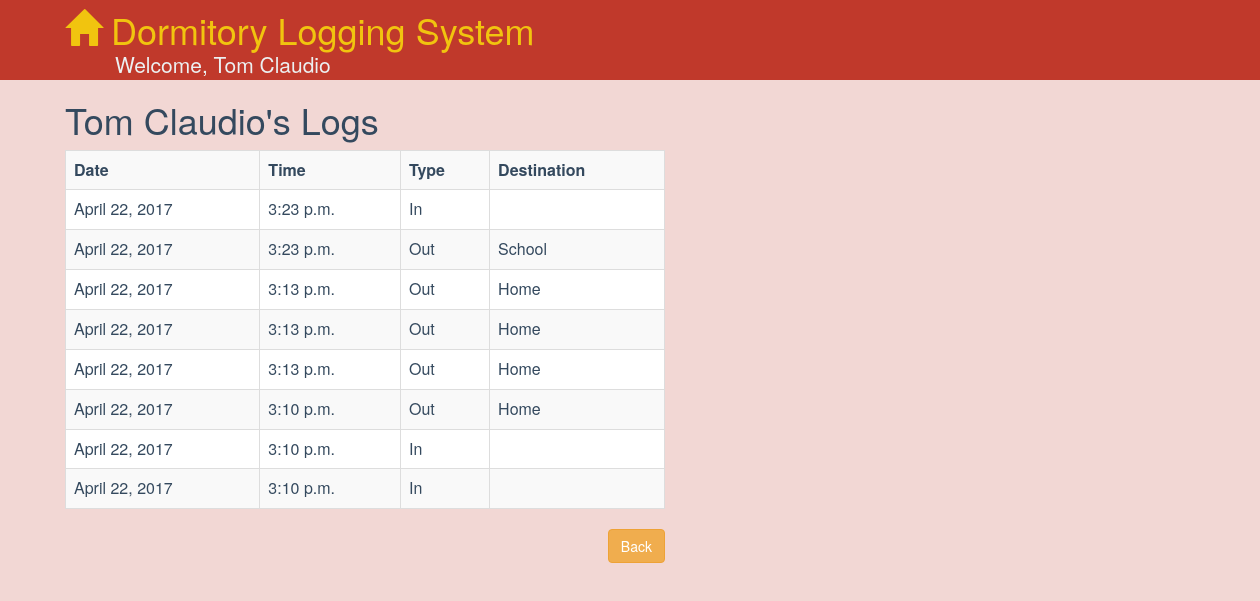
Page /tom/logs/ (signed in) on the committed database.
### dormitory/models.py (models this page shows)
class Log(models.Model):
    student = models.ForeignKey(Student)
    log_type = models.CharField(max_length=4)
    datetime = models.DateTimeField(auto_now=False)
    destination = models.CharField(max_length=120, blank=True, null=True)

### dormitory/views.py (the view)
@login_required
def my_logs(request, username):
    user = User.objects.get(username=username)
    student = Student.objects.get(user=user)
    logs = Log.objects.filter(student=student).order_by('-datetime')
    return render(request, 'student_logs.html', {'logs': logs})

### dormitory/templates/student_logs.html
{% extends 'base.html' %}
{% block content %}
<div class="row" style="margin-left:50px; max-width:600px">
    <h1 id="app-title">{{user.first_name}} {{user.last_name}}'s Logs</h1>
    <table class="table table-bordered table-striped">
        <tr>
            <th>Date</th>
            <th>Time</th>
            <th>Type</th>
            <th>Destination</th>
        </tr>
        {% for log in logs %}
            <tr>
                <td>{{log.datetime|date:"DATE_FORMAT"}}</td>
                <td>{{log.datetime|time:"P"}}</td>
                <td>{{log.log_type}}</td>
                <td>{{log.destination}}</td>
            </tr>
        {% endfor %}
    </table>
    <div class="pull-right" style="margin-bottom: 10px">
        <a class="btn btn-warning" role="button" href="{{request.META.HTTP_REFERER}}">Back</a>
    </div>
</div>
{% endblock %}

### dormitory/templates/base.html (shortened to what this page needs)
<html>
    <head>
        <link href="https://maxcdn.bootstrapcdn.com/bootstrap/3.3.7/css/bootstrap.min.css" rel="stylesheet">
        <link href="https://cdnjs.cloudflare.com/ajax/libs/bootstrap-datepicker/1.6.4/css/bootstrap-datepicker.css" rel="stylesheet" />
    </head>
    <body style="background-color: rgba(192, 57, 43,.20); min-width: 1200px">
        <div class="container-fluid">
            <div class="row" style="background-color: #c0392b; min-height:80px">
                <div class="col-xs-12" style='margin-left: 50px'>
                    <a href="{% url 'index' %}">
                        <h1 style="color: #f1c40f; margin: 10px 0px 0px 0px"><span class="glyphicon glyphicon-home"></span> Dormitory Logging System</h1>
                    </a>
                    <small style="color: #ecf0f1; margin: 0px 0px 0px 50px" class="lead">
                        {% if request.user.first_name %}
                            Welcome, {{request.user.first_name | title }} {{request.user.last_name | title }}
                        {% else %}
                            Welcome
                        {% endif %}
                    </small>
                </div>
            </div>
            {% block content %}{% endblock %}
        </div>
    </body>
</html>

### dormitory/templates/base.html (style rules this page uses)
#app-title { color: rgba(52, 73, 94,1.0) }
table { background-color: white; color:rgba(52, 73, 94,1.0); }

### rows in the picture
Log: datetime "April 22, 2017", datetime "3:23 p.m.", log_type "In"
Log: datetime "April 22, 2017", datetime "3:23 p.m.", log_type "Out", destination "School"
Log: datetime "April 22, 2017", datetime "3:13 p.m.", log_type "Out", destination "Home"
Log: datetime "April 22, 2017", datetime "3:13 p.m.", log_type "Out", destination "Home"
Log: datetime "April 22, 2017", datetime "3:13 p.m.", log_type "Out", destination "Home"
Log: datetime "April 22, 2017", datetime "3:10 p.m.", log_type "Out", destination "Home"
Log: datetime "April 22, 2017", datetime "3:10 p.m.", log_type "In"
Log: datetime "April 22, 2017", datetime "3:10 p.m.", log_type "In"

### other values in the picture
{{ request.user.first_name | title }} "Tom"
{{ request.user.last_name | title }} "Claudio"
{{ user.first_name }} "Tom"
{{ user.last_name }} "Claudio"
